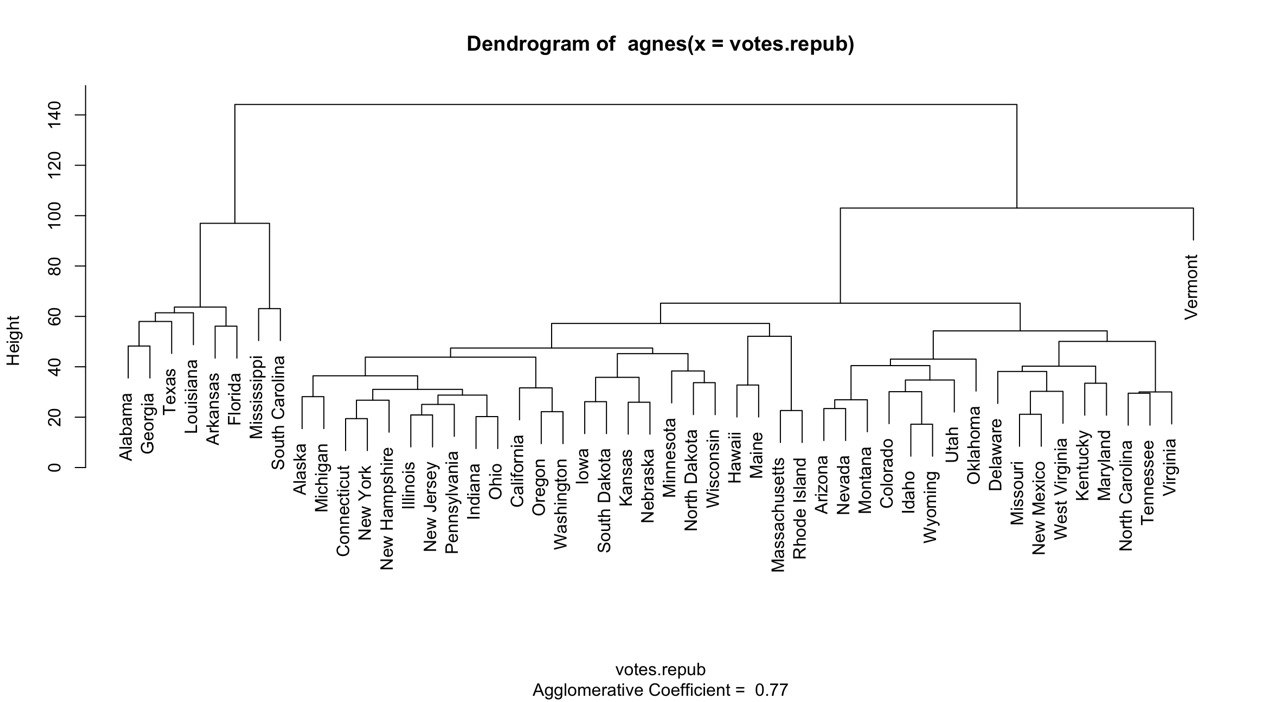
#> input picture Сlustering/task3.jpg, 1280 x 702 px
$ jupyter execute --allow-errors Clustering.ipynb
#> lines starting #> are read from the running program, lines starting #| are printed output that depends on the picture
[cell 1]
import pandas as pd
from sklearn.model_selection import train_test_split
from sklearn.cluster import KMeans
from sklearn.metrics import accuracy_score, mean_squared_error
import numpy as np
import matplotlib.pyplot as plt
import matplotlib.image as mpimg

# Задание 1

#> (a cell that did not finish here is left out)

[cell 3]
kmeans = KMeans(n_clusters=3, max_iter=1)
#> (the rest of this cell did not finish here and is left out)

#> (a cell that did not finish here is left out)

[cell 5]
kmeans = KMeans(n_clusters=3, max_iter=100)
#> (the rest of this cell did not finish here and is left out)

#> (a cell that did not finish here is left out)

### Данные хорошо разделяются как при первой, так и при сотой итерациях

# Задание 2

[cell 7]
from sklearn_extra.cluster import CLARA

[cell 8]
np.random.seed(42)
num_samples = 100
cluster1_params = {'mean': [1, 0], 'cov': [[0.1, 0], [0, 3]]}
cluster2_params = {'mean': [4, 0], 'cov': [[0.1, 0], [0, 3]]}
cluster3_params = {'mean': [7, 0], 'cov': [[0.1, 0], [0, 3]]}

cluster1 = np.random.multivariate_normal(**cluster1_params, size=num_samples)
cluster2 = np.random.multivariate_normal(**cluster2_params, size=num_samples)
cluster3 = np.random.multivariate_normal(**cluster3_params, size=num_samples)

data = np.vstack([cluster1, cluster2, cluster3])

labels = np.repeat([1, 2, 3], num_samples)
colors = {1: 'red', 2: 'green', 3: 'blue'}

plt.scatter(data[:, 0], data[:, 1], c=[colors[label] for label in labels], alpha=0.5)
plt.title('Сгенерированный набор данных с тремя кластерами')
plt.xlabel('Признак 1')
plt.ylabel('Признак 2')
plt.show()
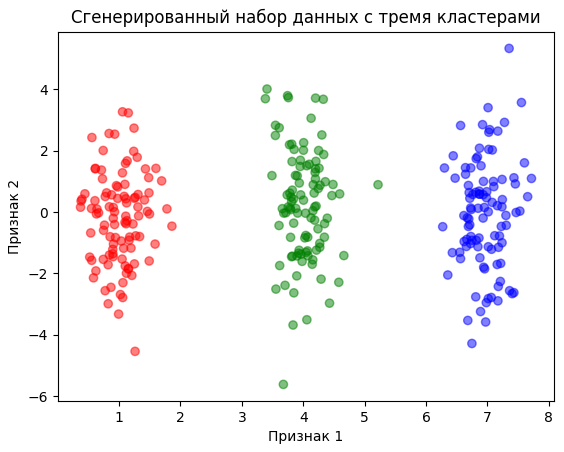
#> figure drawn by matplotlib, 1 panel

### Различные метрики

[cell 9]
metrics = ['chebyshev', 'correlation', 'cosine', 'l1', 'l2']
labels = []
#> (the rest of this cell did not finish here and is left out)

[cell 10]
i=0
for label in labels:
    plt.scatter(data[:, 0], data[:, 1], c=label, alpha=0.5)
    plt.title(metrics[i])
    plt.xlabel('Признак 1')
    plt.ylabel('Признак 2')
    plt.show()
    i = i+1

#### chebyshev - это максимальная абсолютная разность между координатами двух векторов, понятно, почему данная метрика не очень хорошо работает. Расстояния между кластерами такие же, как и расстояния максимальные внутри кластера по одной из осей.
#### correlation - это занятная метрика, фактически просто корреляция между двумя векторами. Она старалась объединить между собой максимально независимые величины.
#### cosine - косинусное расстроение. Если бы данные были вдоль прямых y=x, отработала бы лучше всех.
#### l1, l2 как и предполагалось, лучшие метрики для таких задач, отработали верно.

### Стандартизация

[cell 11]
mean = np.mean(data, axis=0)
std = np.std(data, axis=0)

standardized_data = (data - mean) / std

[cell 12]
plt.scatter(standardized_data[:, 0], standardized_data[:, 1], c=[colors[label] for label in labels], alpha=0.5)
plt.title('Стандантизированные набор данных с тремя кластерами')
plt.xlabel('Признак 1')
plt.ylabel('Признак 2')
plt.show()
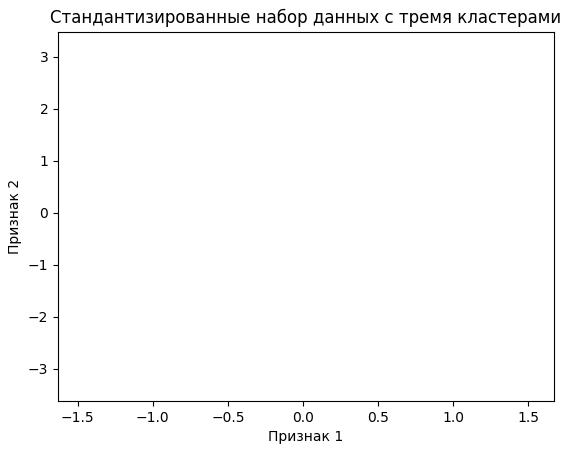
#> figure drawn by matplotlib, 1 panel

[cell 13]
metrics = ['chebyshev', 'correlation', 'cosine', 'l1', 'l2']
labels = []
#> (the rest of this cell did not finish here and is left out)

[cell 14]
i=0
for label in labels:
    plt.scatter(data[:, 0], data[:, 1], c=label, alpha=0.5)
    plt.title(metrics[i])
    plt.xlabel('Признак 1')
    plt.ylabel('Признак 2')
    plt.show()
    i = i+1

#### Стандартизация ухудшила результаты всех метрки.

# Задание 3

### Далее я буду добавлять дендограмму, полученную в R, так как дендограммы на Python строятся плохо, плюс в датасетах отсутствуют названия строк.

[cell 15]
from scipy.cluster import hierarchy
import cv2

#> (a cell that did not finish here is left out)

[cell 17]
Z = hierarchy.linkage(data, 'average')
plt.figure()
dn = hierarchy.dendrogram(Z)
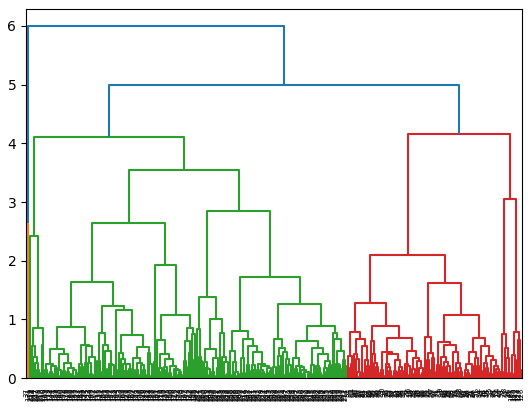
#> figure drawn by matplotlib, 1 panel

[cell 18]
image_path = 'task3.jpg'

img = mpimg.imread(image_path)
#> img is the input picture: shape (702, 1280, 3); min 0, max 255, mean 247.1

plt.imshow(img)
plt.axis('off')
plt.show()

### Можно заметить, что объединяются в классы штаты с наименьшим количеством голосов и наибольшим. Возможно сильно влияет заполненные нулями пропуски, поэтому результат можно интерпретировать и как разделение по классам с наибольшим колличеством пропусков и наименьшим.

# Задание 4

#> (a cell that did not finish here is left out)

[cell 20]
Z = hierarchy.linkage(data, 'average')
plt.figure()
dn = hierarchy.dendrogram(Z)

[cell 21]
image_path = 'task4.jpg'

img = mpimg.imread(image_path)
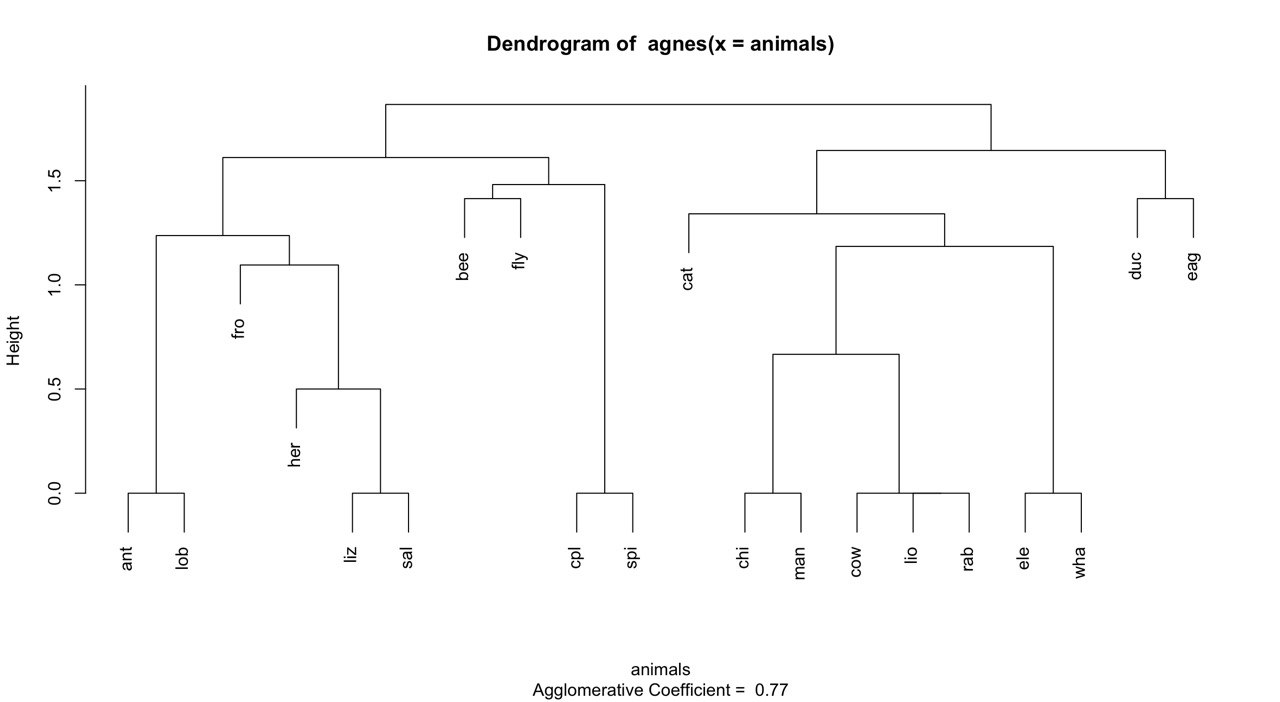
#> input picture Сlustering/task4.jpg, 1280 x 702 px
#> img is the input picture: shape (702, 1280, 3); min 0, max 255, mean 251.5

plt.imshow(img)
plt.axis('off')
plt.show()
